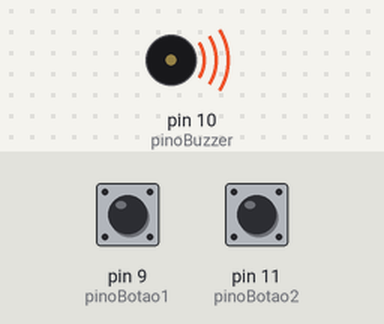
The sketch below on a simulated Arduino Uno, built with avr-gcc and run on an emulated ATmega328P. Parts: buzzer (waves = sounding). Inputs (shaded band) come from the test bench; at power-on: pin 9 (pinoBotao1) HIGH, pin 11 (pinoBotao2) HIGH.

Above: at 0.5 s.
Timing chart, 0 to 4.6 s (numbered marks = the images above):
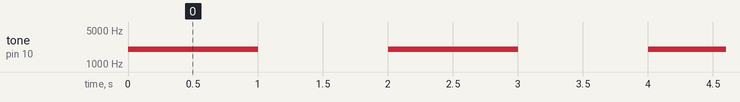

Measured:
- by itself, tone on pin 10 (pinoBuzzer): alternates 2000 Hz for 1.0 s and silent for 1.0 s

The sketch:

utilizando_buzzer.ino
```cpp
int frequencia = 2000; // frequencia inicial do buzzer
const int pinoBuzzer = 10; // pino onde o buzzer esta conectado
const int pinoBotao1 = 9; // pino onde o botao 1 esta conectado
const int pinoBotao2 = 11; // pino onde o botao 2 esta conectado

void setup() {
  pinMode(pinoBuzzer, OUTPUT); // configura o pino com o buzzer como saída
  pinMode(pinoBotao1, INPUT_PULLUP); // configura o pino com o Botão como entrada
  pinMode(pinoBotao2, INPUT_PULLUP); // configura o pino com o Botao como entrada
}

void loop() {
  // Soma 100 a frequencia atual se o botao estiver pressionado
  if (digitalRead(pinoBotao1) == LOW) {
    frequencia = frequencia + 100;
  }

  // Subtrai 100 da frequencia atual se o botao estiver pressionado
  if (digitalRead(pinoBotao2) == LOW) {
    frequencia = frequencia - 100;
  }

  tone(10, frequencia); // gera frequencia de 2000Hz no buzzer
  delay(1000);
  noTone(10); // para frequencia no buzzer
  delay(1000);
}
```
